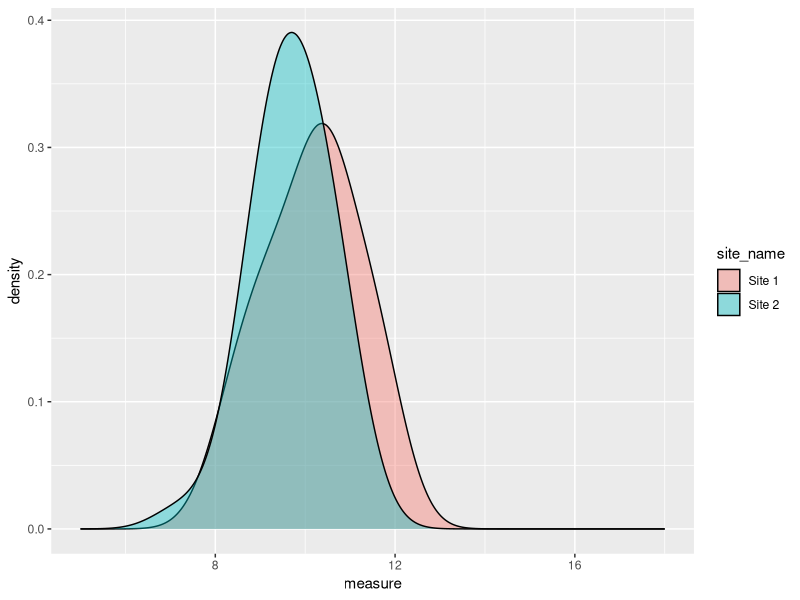
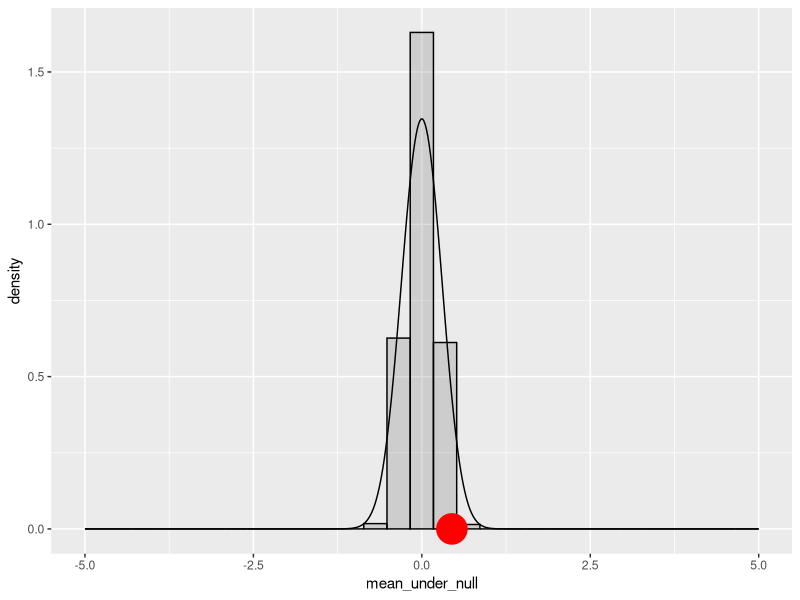
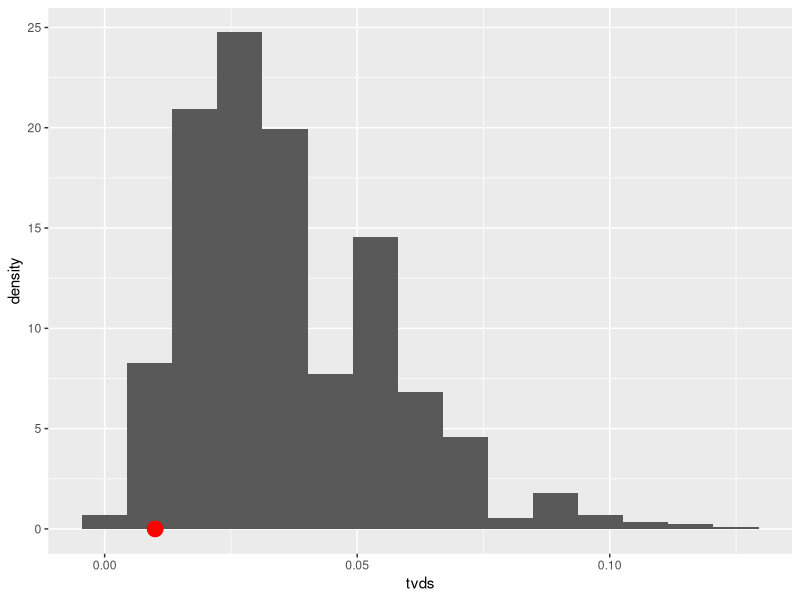

Recreate these plots in R, in order.
library(tidyverse)
# Question 1
# bring in data
set.seed(110)
data_1 = tibble(measure=rnorm(5, 10, 1))
data_1$site_name <- 'Site 1'
data_2 = tibble(measure=rnorm(5, 10, 1))
data_2$site_name <- 'Site 2'
complete_data = rbind(data_1, data_2)
complete_data

# find mean of Site 1 and Site 2
mean(complete_data[complete_data$site_name == "Site 1", ]$measure)
mean(complete_data[complete_data$site_name == "Site 2", ]$measure)

# use tapply() to compute mean samples from Site 1 and Site 2
tapply(complete_data$measure, complete_data$site_name, mean)

# Question 2
set.seed(110)
data_1 = tibble(measure=rnorm(40, 10, 1))
data_1$site_name <- 'Site 1'
data_2 = tibble(measure=rnorm(40, 10, 1))
data_2$site_name <- 'Site 2'
complete_data = rbind(data_1, data_2)

ggplot(complete_data, aes(x=measure, fill = site_name)) + 
  geom_density(alpha = 0.4, bw =0.60) + 
  xlim(5,18)

bootstrap = function(data_1, data_2){
  
  concat_data = c(data_1, data_2)
  len_concat_data = length(concat_data)
  
  len_data_1 = length(data_1)    
  shuffled_data = sample(concat_data)
  new_data_1 = shuffled_data[1:len_data_1]
  new_data_2 = shuffled_data[(len_data_1+1):len_concat_data]
  mean(new_data_1) - mean(new_data_2)
  
}
bootstrap(data_1$measure, data_2$measure)
mean_under_null = replicate(1000, bootstrap(data_1$measure, data_2$measure))
observed_value = mean(data_1$measure) - mean(data_2$measure)
observed_value

ggplot()+
  geom_histogram(aes(mean_under_null, y=..density..), bins =30, alpha=0.2, color="black") + 
  geom_density(aes(mean_under_null), bw=0.2, size=0.5) + 
  xlim(-5, 5) + 
  geom_point(aes(observed_value, 0), color="red", size=10)

# calculate p-value
sum(mean_under_null < observed_value) / length(mean_under_null)

# Question 3
kind = c('P.lobata','P.lobata', 'M. capitata','M. capitata', 'P. Mendrina', 'P. Mendrina')
ratios = c(0.60, 0.61, 0.19, 0.19, 0.21, 0.20)
coral_proportions = tibble(kind, ratios)
coral_proportions

coralMultinom = function(){
  true_proportions = c(0.60, 0.19, 0.21)
  sample_proportions = rmultinom(1, 200, prob=c(0.60, 0.19, 0.21))/200
  sample_tvd = sum(abs(true_proportions- sample_proportions))/2
  sample_tvd
}

coralMultinom()


tvds = replicate(1000, coralMultinom())


subtract_abs = function(x){
  abs(x[1] - x[2])
}
observed_stat = sum(tapply(coral_proportions$ratios, coral_proportions$kind, subtract_abs))/2
ggplot()+ 
  geom_histogram(aes(tvds, ..density..), bins = 15) +
  geom_point(aes(observed_stat, 0), size=5, color="red")


p_value = sum(tvds > observed_stat)  / length(tvds)
p_value
# p-value = 0.958